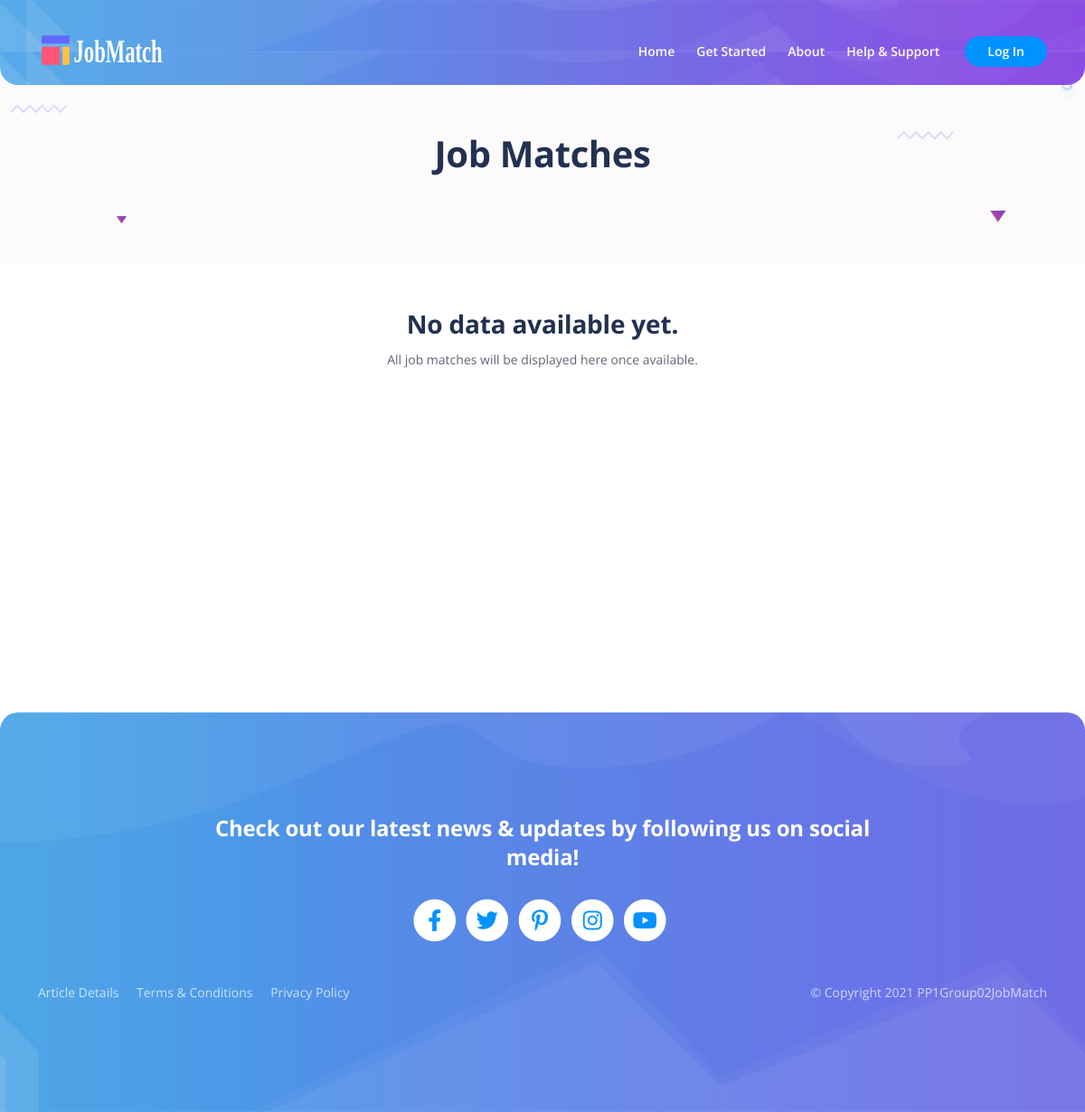
Before: /view/jobmatch_list.php with the older database file.
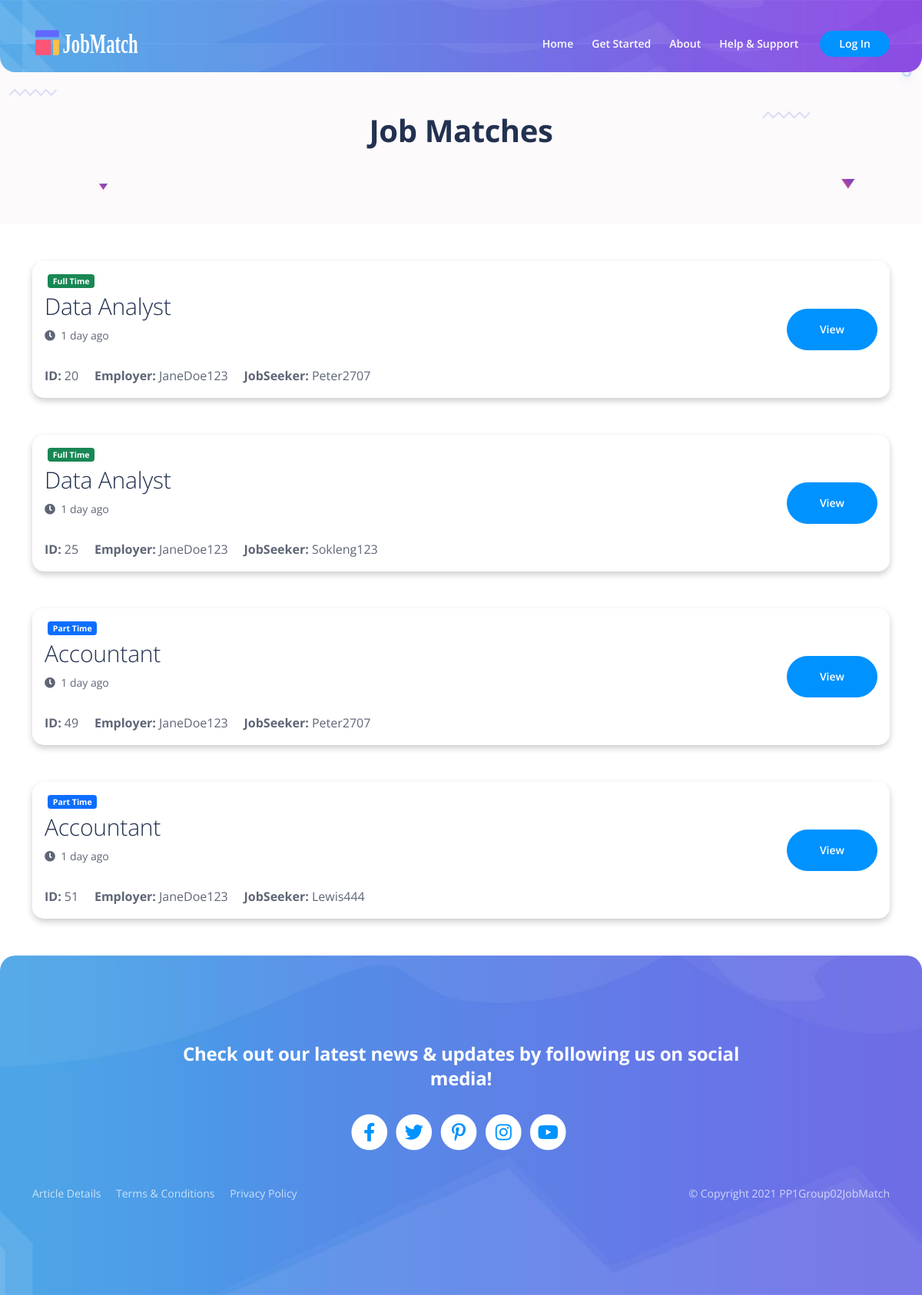
After: the same page with the newer database file.
### tables this page shows
CREATE TABLE `jobmatch` (
  `id` int(11) NOT NULL,
  `employer` text NOT NULL,
  `jobSeeker` text NOT NULL,
  `jobPostID` int(11) NOT NULL,
  `percentage` int(11) NOT NULL,
  `rating` int(11) DEFAULT NULL,
  `feedback` text DEFAULT NULL,
  `date` timestamp NOT NULL DEFAULT current_timestamp() ON UPDATE current_timestamp()
);

CREATE TABLE `jobpost` (
  `id` int(11) NOT NULL,
  `position` text NOT NULL,
  `field` text NOT NULL,
  `salary` text NOT NULL,
  `type` text NOT NULL,
  `description` text NOT NULL,
  `requirements` text NOT NULL,
  `location` text NOT NULL,
  `employer` text NOT NULL,
  `contact` text NOT NULL,
  `date` timestamp NOT NULL DEFAULT current_timestamp()
);

### controller/admin_controller.php (called while the page is built, shortened)
<?php
class AdminController {
    public function getAllJobMatch() {
        require_once '../model/admin_model.php';
        include '../model/db_connection.php';
        $adminModel = new AdminModel();
        return $adminModel->getAllJobMatch($db);
    }
}

### model/admin_model.php (called while the page is built, shortened)
<?php
class AdminModel {
	public function getAllJobMatch($db) {
		require_once '../model/job_object.php';
		require_once '../model/matchmaking_model.php';
		$mm = new MatchmakingModel();
		$alljobMatches = array();
		$query = "SELECT *, jobpost.id as jid, jobmatch.id as mid FROM jobmatch
				  INNER JOIN jobpost ON jobpost.id = jobmatch.jobPostID";
		$result = $db->query($query);
		$numResults = $result->num_rows;
		for ($i = 0; $i < $numResults; $i++) {
			$row = $result->fetch_assoc();
			$rating = $mm->getEmployerRating($db, $row['employer']);
			$date = $mm->getDate($db, 'jobmatch', $row['mid']);
			$timeElapsed = $mm->getTimeElapsed($date);
			$alljobMatches[$i] = new JobMatch($row['mid'], $row['employer'], $row['jobSeeker'], $row['contact'], $row['position'], $row['field'], $row['salary'], $row['type'], $row['description'], $row['requirements'], $row['location'], $row['percentage'], $rating, $row['feedback'], $timeElapsed);
		}
		return $alljobMatches;
	}
}

### model/matchmaking_model.php (called while the page is built, shortened)
<?php
class MatchmakingModel {
	public function getDate($db, $table, $id) {
		$result = $db->query("SELECT date FROM $table WHERE id = '$id'");
		$row = $result->fetch_assoc();
		$date = $row['date'];
		return $date;
	}
	public function getEmployerRating($db, $employer) {
		$rating = 0.0;
		$result = $db->query("SELECT rating FROM employer WHERE username='$employer'");
		$row = $result->fetch_assoc();
		if (isset($row['rating'])) {
			$rating = $row['rating'];
		}
		return $rating;
	}
	function getTimeElapsed($date, $tense = 'ago') {
		static $periods = array('year', 'month', 'day', 'hour', 'minute', 'second');
		$now  = new DateTime('now');
		$date = new DateTime($date);
		$diff = $now->diff($date)->format('%y %m %d %h %i %s');
		$diff = explode(' ', $diff);
		$diff = array_combine($periods, $diff);
		$diff = array_filter($diff);
		$period = key($diff);
		$value  = current($diff);
		return "$value $period $tense";
	}
}

### model/job_object.php (called while the page is built, shortened)
<?php
class JobMatch{
    public function __construct($id, $employer, $jobseeker, $contact, $position, $field, $salary, $type, $description, $requirements, $location, $percentage, $rating, $feedback, $date) {
        $this->id = $id;
        $this->employer = $employer;
        $this->jobseeker = $jobseeker;
        $this->position = $position;
        $this->type = $type;
        $this->date = $date;
    }
}

### view/jobmatch_list.php (the view, shortened to what the changed rows need)
<?php
require_once '../controller/admin_controller.php';
$ac = new AdminController();
try {
    $allJobMatches = array();
    $allJobMatches = $ac->getAllJobMatch();
} catch (Exception $e) {
    echo $e->getMessage();
}
?>
<!DOCTYPE html>
<html lang="en">
<head>
    <?php
    require_once("component/header.php");
    ?>
</head>
<body data-bs-spy="scroll" data-bs-target="#navbarExample" class="text-center">
    <header id="ex-header" class="ex-header">
        <div class="container">
            <div class="row justify-content-md-center">
                <div class="col-xl-11 mb-2">
                    <h1>Job Matches</h1>
                </div>
            </div>
        </div>
    </header>
    <div class="container mt-5">
        <div class="mb-5" style="min-height: 400px;">
            <?php
            if (count($allJobMatches) < 1) {
                echo "<h3>No data available yet.</h3> <small>All job matches will be displayed here once available.</small>";
            } else {
                foreach ($allJobMatches as $match) {
                    $badge = "badge bg-primary";
                    if ($match->type == "Full Time") {
                        $badge = "badge bg-success";
                    } elseif ($match->type == "Part Time") {
                        $badge = "badge bg-primary";
                    } elseif ($match->type == "Casual") {
                        $badge = "badge bg-warning";
                    } elseif ($match->type == "Contract") {
                        $badge = "badge bg-danger";
                    }
                    echo <<< END
                        <div class="job-card">
                            <div class="card border-0 mb-5">
                                <div class="card-body">
                                    <div class="row d-flex align-items-center">
                                        <div class="col text-start">
                                            <small class="ms-1"><span class="$badge">$match->type</span></small>
                                            <h4 style="font-size: 30px; font-weight: lighter;" class="text-start">$match->position</h4>
                                            <small class="card-text"><i class="fa fa-clock" aria-hidden="true"></i>&nbsp; $match->date</small>
                                            <br><br>
                                            <p class="card-text"><b>ID:</b> $match->id &nbsp;&nbsp;&nbsp; <b>Employer:</b> $match->employer &nbsp;&nbsp;&nbsp; <b>JobSeeker:</b> $match->jobseeker</p>
                                        </div>
                                        <div class="col text-end">
                                            <form action="jobseeker_view_match.php" method="GET">
                                                <input type="hidden" name="id" value=$match->id>
                                                <button type="submit" class="btn btn-solid-lg">View</button>
                                            </form>
                                        </div>
                                    </div>
                                </div>
                            </div>
                        </div>
                    END;
                }
            }
            ?>
        </div>
    </div>
</body>
</html>

Changed rows visible on the page:
added jobmatch: jobPostID.type "Full Time", jobPostID.position "Data Analyst", date "1 day ago", id "20", jobPostID.employer "JaneDoe123", jobSeeker "Peter2707"
added jobmatch: jobPostID.type "Full Time", jobPostID.position "Data Analyst", date "1 day ago", id "25", jobPostID.employer "JaneDoe123", jobSeeker "Sokleng123"
added jobmatch: jobPostID.type "Part Time", jobPostID.position "Accountant", date "1 day ago", id "49", jobPostID.employer "JaneDoe123", jobSeeker "Peter2707"
added jobmatch: jobPostID.type "Part Time", jobPostID.position "Accountant", date "1 day ago", id "51", jobPostID.employer "JaneDoe123", jobSeeker "Lewis444"
Other visible differences:
text no longer shown: "No data available yet. All job matches will be displayed here once available."
